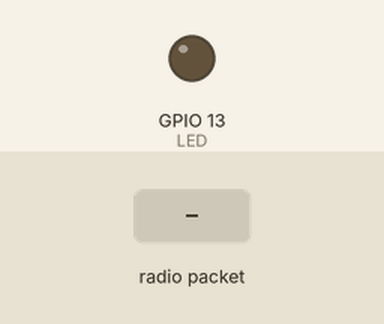
A sketch run on a simulated ESP32. On the bench: output pins drawn as LEDs (lit = HIGH). Inputs (shaded band) come from the test bench. No radio packets arrive unless stated; pins used as bus, display or sensor lines are not drawn; what the sketch prints to the serial monitor is not drawn.

Above: at 1.3 s.
1.4 s: radio packet "1" arrives
At 2.6 s:
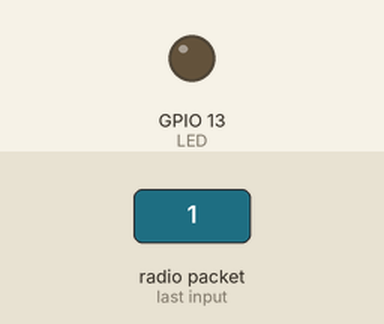
2.9 s: radio packet "0" arrives
At 4.0 s:
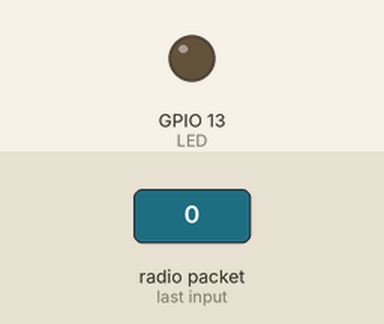
4.4 s: radio packet "2" arrives
At 5.1 s:
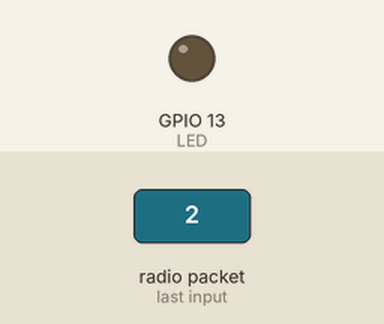
Timing chart, 0 to 7.4 s (numbered marks = the images above; inputs shaded):
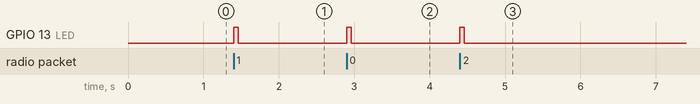

The sketch:

LoRA_RX_Sample_w_M4_Express.ino
```cpp
// Feather9x_RX
// -*- mode: C++ -*-
// Example sketch showing how to create a simple messaging client (receiver)
// with the RH_RF95 class. RH_RF95 class does not provide for addressing or
// reliability, so you should only use RH_RF95 if you do not need the higher
// level messaging abilities.
// It is designed to work with the other example Feather9x_TX

#include <SPI.h>
#include <RH_RF95.h>

/* for Feather32u4 RFM9x
#define RFM95_CS 8
#define RFM95_RST 4
#define RFM95_INT 7
*/

/* for feather m0 RFM9x
#define RFM95_CS 8
#define RFM95_RST 4
#define RFM95_INT 3
*/

/* for shield
#define RFM95_CS 10
#define RFM95_RST 9
#define RFM95_INT 7
*/

/* Feather 32u4 w/wing
#define RFM95_RST     11   // "A"
#define RFM95_CS      10   // "B"
#define RFM95_INT     2    // "SDA" (only SDA/SCL/RX/TX have IRQ!)
*/

// Feather m0 w/wing
#define RFM95_RST     11   // "A"
#define RFM95_CS      10   // "B"
#define RFM95_INT     6    // "D"


#if defined(ESP8266)
  /* for ESP w/featherwing */
  #define RFM95_CS  2    // "E"
  #define RFM95_RST 16   // "D"
  #define RFM95_INT 15   // "B"

#elif defined(ESP32)
  /* ESP32 feather w/wing */
  #define RFM95_RST     27   // "A"
  #define RFM95_CS      33   // "B"
  #define RFM95_INT     12   //  next to A

#elif defined(NRF52)
  /* nRF52832 feather w/wing */
  #define RFM95_RST     7   // "A"
  #define RFM95_CS      11   // "B"
  #define RFM95_INT     31   // "C"

#elif defined(TEENSYDUINO)
  /* Teensy 3.x w/wing */
  #define RFM95_RST     9   // "A"
  #define RFM95_CS      10   // "B"
  #define RFM95_INT     4    // "C"
#endif


// Change to 434.0 or other frequency, must match RX's freq!
#define RF95_FREQ 915.0

// Singleton instance of the radio driver
RH_RF95 rf95(RFM95_CS, RFM95_INT);

// Blinky on receipt
#define LED 13

void setup()
{
  pinMode(LED, OUTPUT);
  pinMode(RFM95_RST, OUTPUT);
  digitalWrite(RFM95_RST, HIGH);

  Serial.begin(115200);
  while (!Serial) {
    delay(1);
  }
  delay(100);

  Serial.println("Feather LoRa RX Test!");

  // manual reset
  digitalWrite(RFM95_RST, LOW);
  delay(10);
  digitalWrite(RFM95_RST, HIGH);
  delay(10);

  while (!rf95.init()) {
    Serial.println("LoRa radio init failed");
    Serial.println("Uncomment '#define SERIAL_DEBUG' in RH_RF95.cpp for detailed debug info");
    while (1);
  }
  Serial.println("LoRa radio init OK!");

  // Defaults after init are 434.0MHz, modulation GFSK_Rb250Fd250, +13dbM
  if (!rf95.setFrequency(RF95_FREQ)) {
    Serial.println("setFrequency failed");
    while (1);
  }
  Serial.print("Set Freq to: "); Serial.println(RF95_FREQ);

  // Defaults after init are 434.0MHz, 13dBm, Bw = 125 kHz, Cr = 4/5, Sf = 128chips/symbol, CRC on

  // The default transmitter power is 13dBm, using PA_BOOST.
  // If you are using RFM95/96/97/98 modules which uses the PA_BOOST transmitter pin, then
  // you can set transmitter powers from 5 to 23 dBm:
  rf95.setTxPower(23, false);
}

void loop()
{
  if (rf95.available())
  {
    // Should be a message for us now
    uint8_t buf[RH_RF95_MAX_MESSAGE_LEN];
    uint8_t len = sizeof(buf);

    if (rf95.recv(buf, &len))
    {
      digitalWrite(LED, HIGH);
      RH_RF95::printBuffer("Received: ", buf, len);
      Serial.print("Got: ");
      Serial.println((char*)buf);
       Serial.print("RSSI: ");
      Serial.println(rf95.lastRssi(), DEC);

      // Send a reply
      uint8_t data[] = "And hello back to you";
      rf95.send(data, sizeof(data));
      rf95.waitPacketSent();
      Serial.println("Sent a reply");
      digitalWrite(LED, LOW);
    }
    else
    {
      Serial.println("Receive failed");
    }
  }
}
```

Measured:
- after the input at 1.4 s, GPIO 13 (LED): LOW → HIGH at once, → LOW 0.06 s later
- after the input at 2.9 s, GPIO 13 (LED): LOW → HIGH at once, → LOW 0.06 s later
- after the input at 4.4 s, GPIO 13 (LED): LOW → HIGH at once, → LOW 0.06 s later
